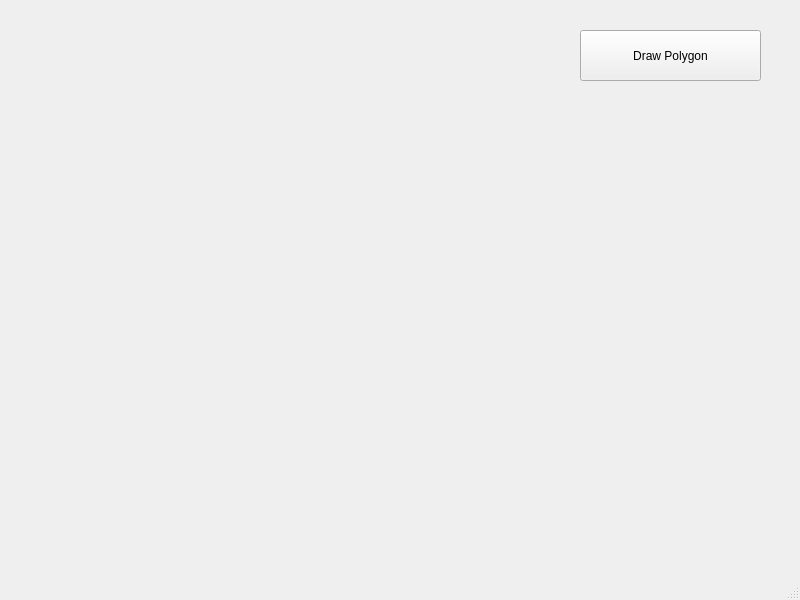
<?xml version="1.0" encoding="UTF-8"?>
<ui version="4.0">
 <class>MainWindow</class>
 <widget class="QMainWindow" name="MainWindow">
  <property name="geometry">
   <rect>
    <x>0</x>
    <y>0</y>
    <width>800</width>
    <height>600</height>
   </rect>
  </property>
  <property name="windowTitle">
   <string>MainWindow</string>
  </property>
  <widget class="QWidget" name="centralwidget">
   <widget class="QLabel" name="drawingArea">
    <property name="geometry">
     <rect>
      <x>30</x>
      <y>30</y>
      <width>500</width>
      <height>500</height>
     </rect>
    </property>
    <property name="text">
     <string/>
    </property>
   </widget>
   <widget class="QPushButton" name="pushButton">
    <property name="geometry">
     <rect>
      <x>580</x>
      <y>30</y>
      <width>181</width>
      <height>51</height>
     </rect>
    </property>
    <property name="text">
     <string>Draw Polygon</string>
    </property>
   </widget>
  </widget>
  <widget class="QMenuBar" name="menubar">
   <property name="geometry">
    <rect>
     <x>0</x>
     <y>0</y>
     <width>800</width>
     <height>26</height>
    </rect>
   </property>
  </widget>
  <widget class="QStatusBar" name="statusbar"/>
 </widget>
 <resources/>
 <connections/>
</ui>
